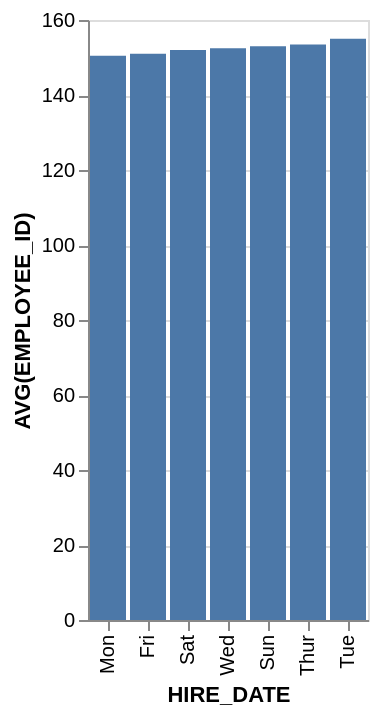

Source (Vega-Lite JSON):
### Vega-Lite specification from a JSON file in a GitHub repository (floating-point values rounded to 4 significant figures)
{"data": {"values": [{"x_data": "Mon", "y_data": 150.5}, {"x_data": "Fri", "y_data": 151}, {"x_data": "Sat", "y_data": 152}, {"x_data": "Wed", "y_data": 152.5}, {"x_data": "Sun", "y_data": 153}, {"x_data": "Thur", "y_data": 153.5}, {"x_data": "Tue", "y_data": 155}]}, "mark": "bar", "encoding": {"x": {"field": "x_data", "type": "nominal", "title": "HIRE_DATE", "sort": {"op": "sum", "field": "y_data", "order": "ascending"}}, "y": {"field": "y_data", "type": "quantitative", "title": "AVG(EMPLOYEE_ID)"}}}
